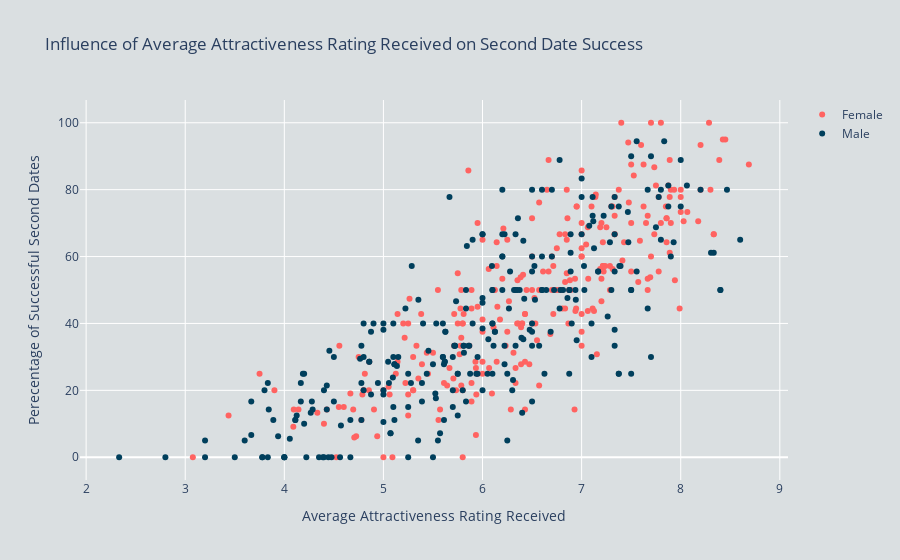

Notebook code for this chart:
### Code cell
# Running the feature importance of attributes on second date success with timings
start_time = time.time()

avg_attr_data = fetch_avg_attr_data(database_path)
traces = create_scatter_traces(avg_attr_data)

# Structuring the layout with titles and colours
layout = go.Layout(
    title='Influence of Average Attractiveness Rating Received on Second Date Success',
    xaxis=dict(title='Average Attractiveness Rating Received'),
    yaxis=dict(title='Perecentage of Successful Second Dates'),
    barmode='group',
    plot_bgcolor='#dadfe1',
    paper_bgcolor='#dadfe1'
)

# Create figure
fig = go.Figure(data=traces, layout=layout)

# Show the plot
fig.show()
          
end_time = round(time.time() - start_time, 4)

print(f'Average attractiveness plot completed. It took {end_time} seconds.')

### Figure 1 — Plotly figure (JSON) as saved in the notebook; plotly's stock layout.template omitted (floating-point values rounded to 4 significant figures; data arrays with more than 128 entries replaced by an {"elided": "..."} marker saying what was removed)
{"data": [{"marker": {"color": "#ff6361"}, "mode": "markers", "name": "Female", "type": "scatter", "x": {"elided": "268 float values"}, "y": {"elided": "268 float values"}}, {"marker": {"color": "#003f5c"}, "mode": "markers", "name": "Male", "type": "scatter", "x": {"elided": "273 float values"}, "y": {"elided": "273 float values"}}], "layout": {"barmode": "group", "paper_bgcolor": "#dadfe1", "plot_bgcolor": "#dadfe1", "title": {"text": "Influence of Average Attractiveness Rating Received on Second Date Success"}, "xaxis": {"title": {"text": "Average Attractiveness Rating Received"}}, "yaxis": {"title": {"text": "Perecentage of Successful Second Dates"}}}}
